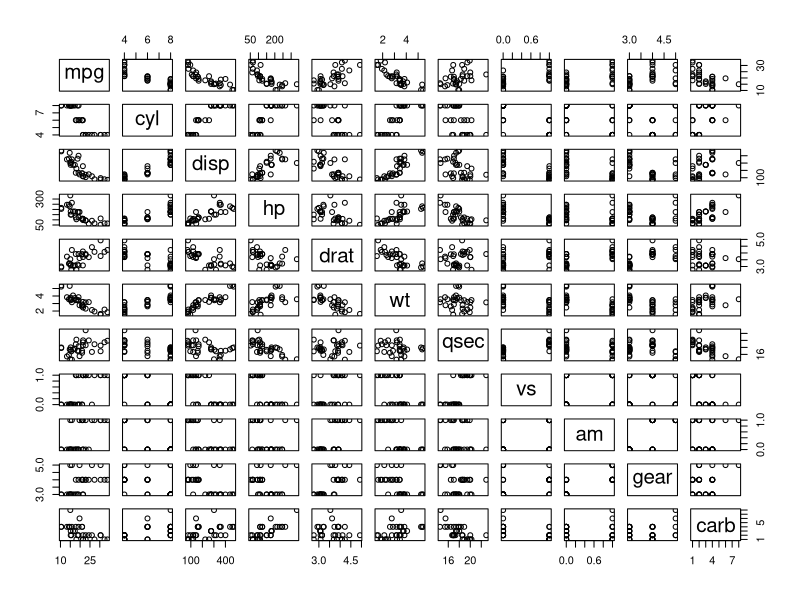
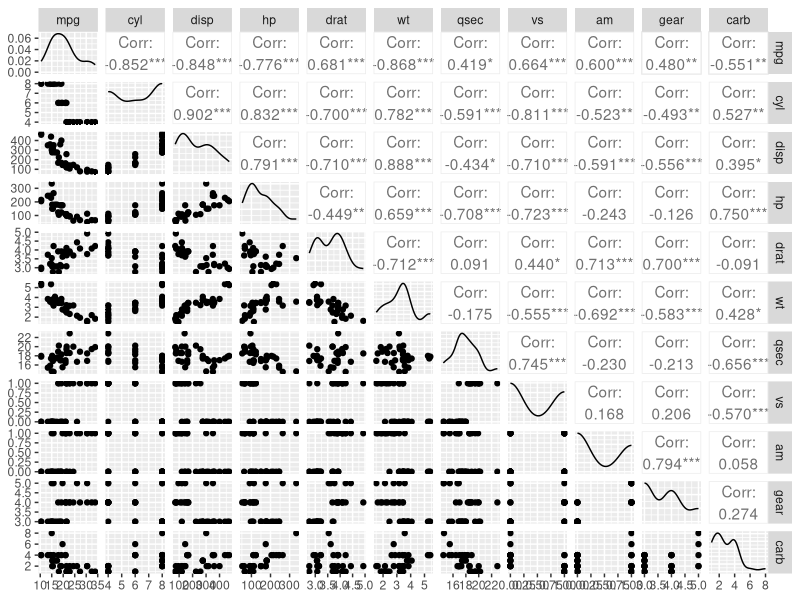
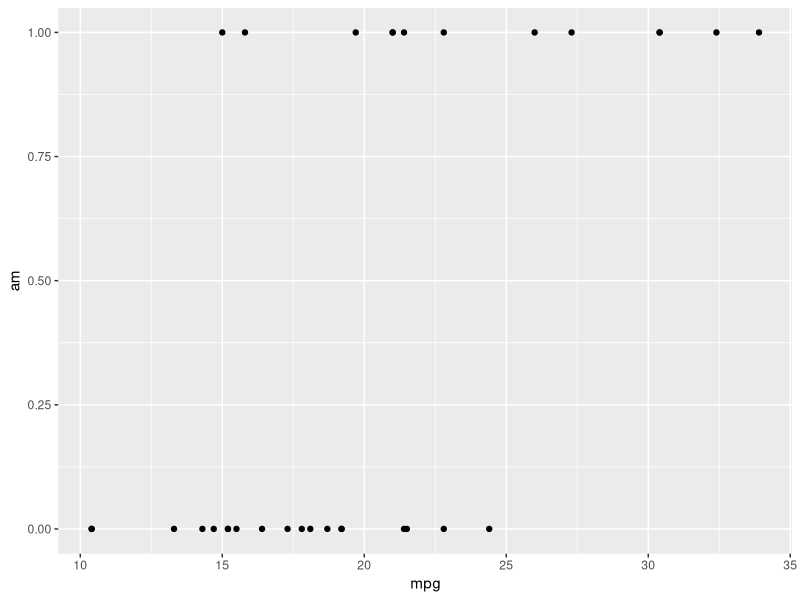
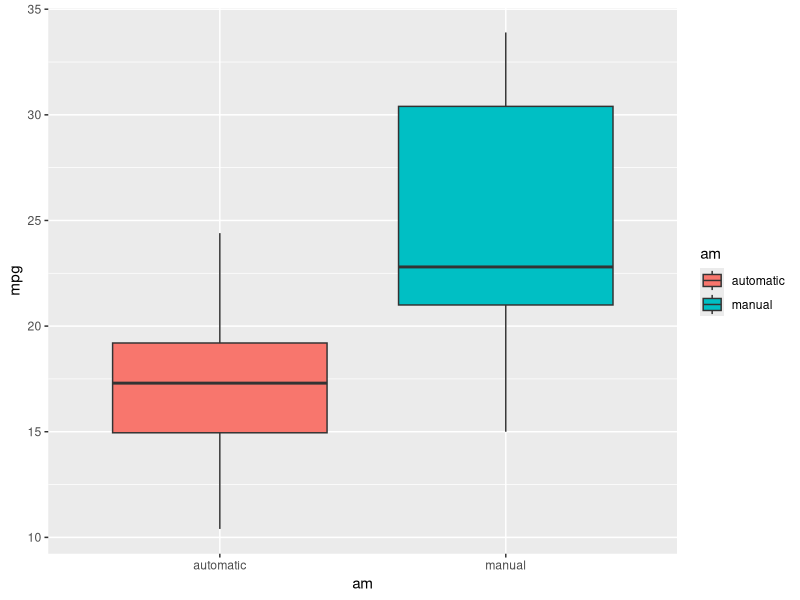
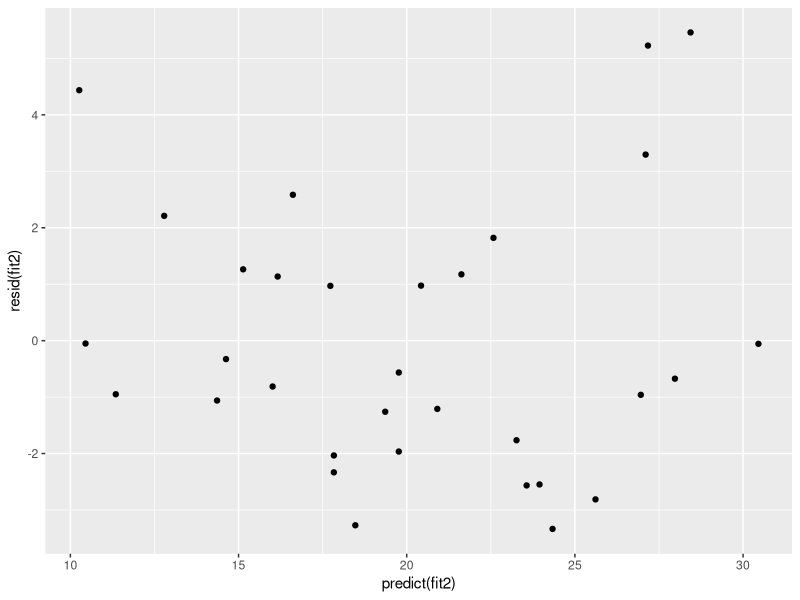

Recreate these plots in R, in order.
library(dplyr)
library(ggplot2) 
library(GGally)
library(caret)

#“Is an automatic or manual transmission better for MPG”
# "Quantify the MPG difference between automatic and manual transmissions"
?mtcars
str(mtcars)
pairs(mtcars)
data <- mtcars %>%
  mutate_at(c("cyl","gear","carb","am","vs"), as.factor)
str(data)

levels(data$am) <- list(automatic="0", manual="1")
str(data)

ggpairs(mtcars)
ggplot(data = mtcars, aes(y =am, x = mpg))+
  geom_point()


ggplot(data = data)+
  aes(x = am, y = mpg,fill=am)+
  geom_boxplot()

automatic <- data %>%
  filter(am =="automatic" )
manual<- data %>%
  filter(am =="manual")

?t.test
t.test(automatic$mpg,manual$mpg,paired = FALSE)

fit <- lm(mpg ~ am, data = data)
summary(fit)

fit2 <- lm(mpg ~ disp + hp + drat + am + wt  , data= data)
summary(fit2)

fit3 <- lm(mpg ~ disp + hp + drat + am + wt+ cyl, data= data)
summary(fit3)

anova(fit,fit2,fit3)

qplot(predict(fit2), resid(fit2))


